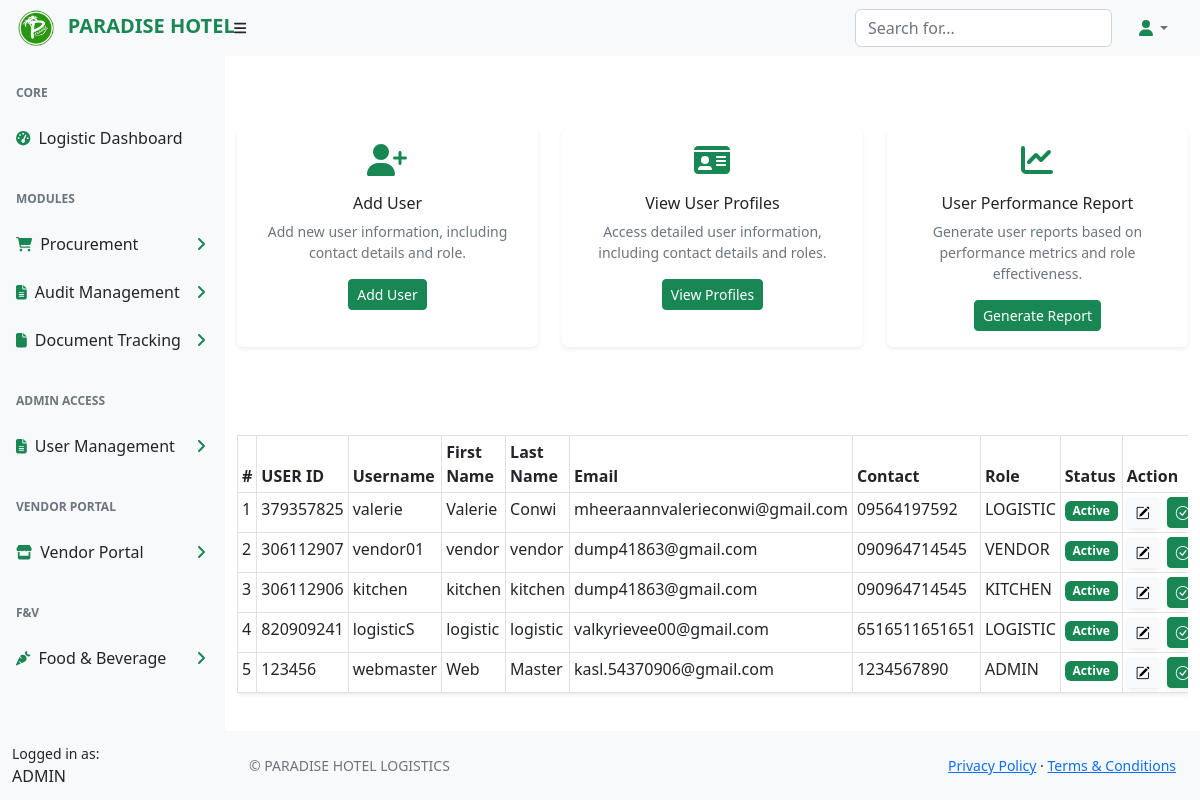
The page /user-management (signed in) on the database its author committed.
### tables this page shows
CREATE TABLE `users` (
  `id` int(11) NOT NULL,
  `user_id` int(11) NOT NULL,
  `username` varchar(50) NOT NULL,
  `password` char(32) NOT NULL,
  `firstname` varchar(50) NOT NULL,
  `lastname` varchar(50) NOT NULL,
  `email` varchar(50) NOT NULL,
  `contact` text NOT NULL,
  `address` varchar(250) NOT NULL,
  `about_me` text DEFAULT NULL,
  `status` enum('Active','Inactive','Pending','Deactivated') NOT NULL,
  `login_token` char(50) DEFAULT NULL,
  `login_last` datetime DEFAULT NULL,
  `role` enum('ADMIN','LOGISTIC','FINANCE','STAFF','VENDOR','KITCHEN') NOT NULL,
  `forgot_token` varchar(100) DEFAULT NULL,
  `forgot_token_updated` datetime DEFAULT NULL,
  `created_at` datetime DEFAULT NULL,
  `updated_at` datetime DEFAULT NULL,
  `profile_pic` varchar(255) DEFAULT ''
);

### app/core/database.php (called while the page is built, shortened)
<?php
class Database
{
    public $DB_HOST = "localhost";
    public $DB_USER = "root";
    public $DB_PASSWORD = "";
    public $DB_NAME = "hotel_crm";
    public $DB;
    public function DB_CONNECTION()
    {
        $this->DB = new mysqli($this->DB_HOST, $this->DB_USER, $this->DB_PASSWORD, $this->DB_NAME);
    }
    public function ESCAPE($data)
    {
        return $this->DB->real_escape_string($data);
    }
    public function SELECT($table, $fields, $options = '', $params = [])
    {
        $query = "SELECT {$fields} FROM {$table} {$options}";
        $stmt = $this->DB->prepare($query);
        $stmt->execute();
        $result = $stmt->get_result();
        $data = $result->fetch_all(MYSQLI_ASSOC);
        return $data;
    }
    public function SELECT_ONE_WHERE($table, $fields, $where, $options = '')
    {
        $condition = "";
        foreach ($where as $key => $value) {
            $condition .= $key . " = ? AND ";
        }
        $condition = substr($condition, 0, -5);
        $query = "SELECT {$fields} FROM {$table} WHERE {$condition} {$options} LIMIT 1";
        $stmt = $this->DB->prepare($query);
        if ($where) {
            $types = str_repeat('s', count($where));
            $stmt->bind_param($types, ...array_values($where));
        }
        $stmt->execute();
        $result = $stmt->get_result();
        return $result->fetch_assoc();
    }
}

### app/init.php (called while the page is built, shortened)
<?php
require("core/database.php");
$DB = new Database();

### api/auth/auth.php (called while the page is built, shortened)
<?php
if (isset($_COOKIE['_usertoken'])) {
	$user_token = explode(".", $_COOKIE['_usertoken']);
	$user_id = base64_decode($user_token[0]);
	$escaped_user_id = $DB->ESCAPE($user_id);
	$where = array("user_id" => $escaped_user_id, "login_token" => $_COOKIE['_usertoken']);
	$user = $DB->SELECT_ONE_WHERE("users", "*", $where);
} else {
	die(redirectUrl("../../login.php?res=403&action=1"));
}

### page/user-management/Main.php (the view, shortened to what this page needs)
<div class="container mt-4 py-5">
    <div class="row text-center">
        <div class="col-md-4 mb-3">
            <div class="card border-0 shadow-sm h-100">
                <div class="card-body">
                    <i class="fas fa-user-plus fa-2x text-success mb-3"></i>
                    <h6 class="card-title">Add User</h6>
                    <p class="card-text text-muted small">Add new user information, including contact details and
                        role.</p>
                    <button id="btnAddUser" class="btn btn-sm btn-success">Add User</button>
                </div>
            </div>
        </div>
        <div class="col-md-4 mb-3">
            <div class="card border-0 shadow-sm h-100">
                <div class="card-body">
                    <i class="fas fa-id-card fa-2x text-success mb-3"></i>
                    <h6 class="card-title">View User Profiles</h6>
                    <p class="card-text text-muted small">Access detailed user information, including contact
                        details and roles.</p>
                    <button class="btn btn-sm btn-success" data-bs-toggle="modal"
                        data-bs-target="#viewUserProfileModal">View Profiles</button>
                </div>
            </div>
        </div>
        <div class="col-md-4 mb-3">
            <div class="card border-0 shadow-sm h-100">
                <div class="card-body">
                    <i class="fas fa-chart-line fa-2x text-success mb-3"></i>
                    <h6 class="card-title">User Performance Report</h6>
                    <p class="card-text text-muted small">Generate user reports based on performance metrics and
                        role effectiveness.</p>
                    <button class="btn btn-sm btn-success" data-bs-toggle="modal"
                        data-bs-target="#userPerformanceReportModal">Generate Report</button>
                </div>
            </div>
        </div>
    </div>
</div>
                            <?php
                            $users = $DB->SELECT('users', '*');
                            ?>
<div class="container">
    <div class="table-responsive mt-4">
        <table id="dataTable2" class="table table-bordered table-hover table-sm shadow-sm table-nowrap">
            <thead class="thead-light text-success">
                <tr>
                    <th>#</th>
                    <th>USER ID</th>
                    <th>Username</th>
                    <th>First Name</th>
                    <th>Last Name</th>
                    <th>Email</th>
                    <th>Contact</th>
                    <th>Role</th>
                    <th>Status</th>
                    <th>Action</th>
                </tr>
            </thead>
            <tbody>
                <?php
                $i = 1;
                $users = $DB->SELECT("users", "*", "ORDER BY id DESC");
                foreach ($users as $user) {
                ?>
                    <tr>
                        <td><?= $i++; ?></td>
                        <td><?= $user['user_id']; ?></td>
                        <td><?= $user['username']; ?></td>
                        <td><?= $user['firstname']; ?></td>
                        <td><?= $user['lastname']; ?></td>
                        <td><?= $user['email']; ?></td>
                        <td><?= $user['contact']; ?></td>
                        <td><?= $user['role']; ?></td>
                        <td>
                            <?php if ($user['status'] == "Active") { ?>
                                <span class="badge bg-success">Active</span>
                            <?php } else if ($user['status'] == "Deactivated") { ?>
                                <span class="badge bg-danger">Deactivated</span>
                            <?php } else { ?>
                                <span class="badge bg-secondary">Pending</span>
                            <?php } ?>
                        </td>
                        <td>
                            <div class="d-flex gap-2">
                                <button class="btn btn-sm btn-light shadow-sm btnEditUser"
                                    data-user_id=" <?= $user['user_id'] ?>"><i class="bi bi-pencil-square"></i></button>
                                <button class="btn btn-sm btn-success shadow-sm btnActivateUser"
                                    data-user_id="<?= $user['user_id'] ?>"><i class="bi bi-check-circle"></i></button>
                            </div>
                        </td>
                    </tr>
                <?php } ?>
            </tbody>
        </table>
    </div>
</div>

### rows shown on the page
users: user "379357825", username "valerie", firstname "Valerie", lastname "Conwi", email "mheeraannvalerieconwi@gmail.com", contact "09564197592", role "LOGISTIC", status "Active"
users: user "306112907", username "vendor01", firstname "vendor", lastname "vendor", email "dump41863@gmail.com", contact "090964714545", role "VENDOR", status "Active"
users: user "306112906", username "kitchen", firstname "kitchen", lastname "kitchen", email "dump41863@gmail.com", contact "090964714545", role "KITCHEN", status "Active"
users: user "820909241", username "logisticS", firstname "logistic", lastname "logistic", email "valkyrievee00@gmail.com", contact "6516511651651", role "LOGISTIC", status "Active"
users: user "123456", username "webmaster", firstname "Web", lastname "Master", email "kasl.54370906@gmail.com", contact "1234567890", role "ADMIN", status "Active"

### other values the page prints
APP_NAME "PARADISE HOTEL"
AUTH_USER['role'] "ADMIN"
APP_COPYRIGHT "© PARADISE HOTEL LOGISTICS"
